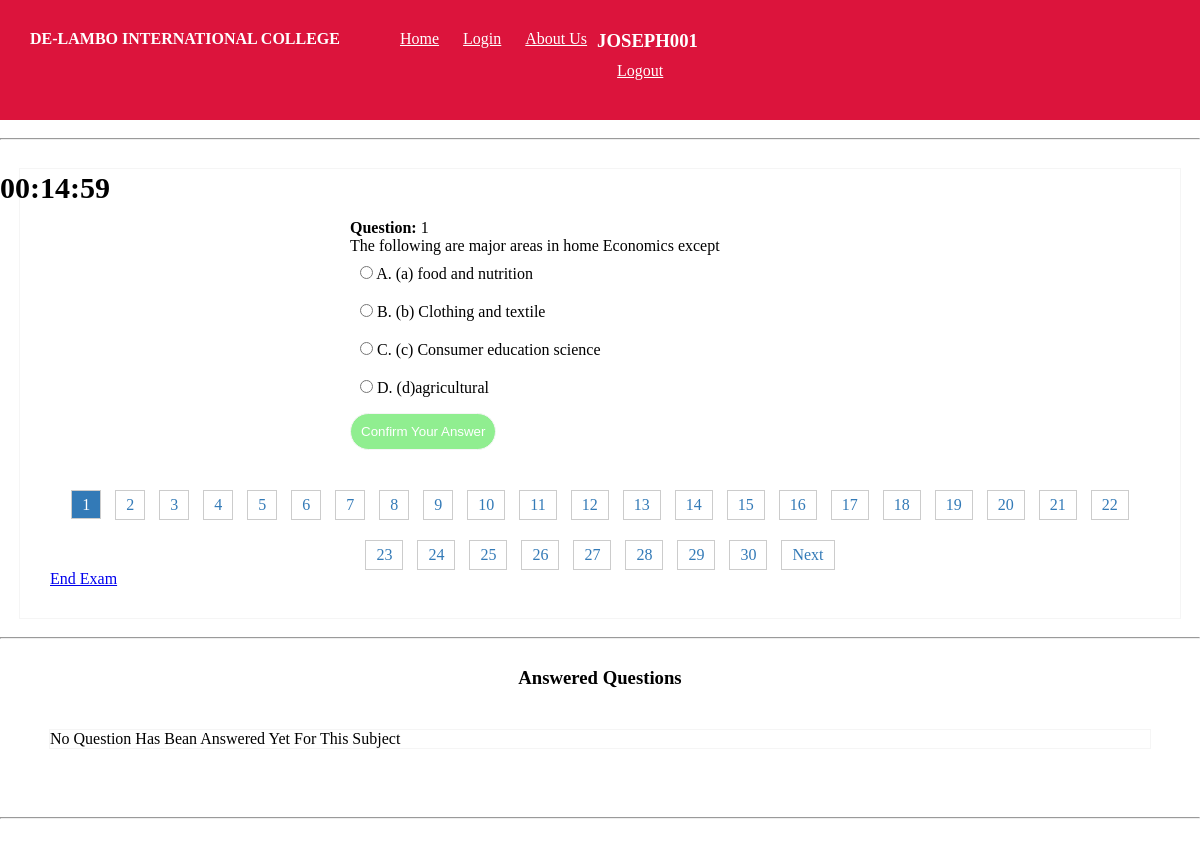
Page /home-economics.php (signed in) on the committed database.
### tables this page shows
CREATE TABLE `settings` (
  `id` int(11) NOT NULL,
  `school_name` text NOT NULL,
  `address` text NOT NULL,
  `phone_number` text NOT NULL,
  `email` text NOT NULL,
  `face_book` text NOT NULL
);

CREATE TABLE `exam` (
  `id` int(11) NOT NULL,
  `subject` varchar(55) DEFAULT NULL,
  `question` text DEFAULT NULL,
  `option_1` text DEFAULT NULL,
  `option_2` text DEFAULT NULL,
  `option_3` text DEFAULT NULL,
  `option_4` text DEFAULT NULL,
  `answer` text DEFAULT NULL
);

### home-economics.php (the view, shortened to what this page needs)
<?php
require "exam-header.php";
require 'admin/config.php';
$user_id=$_SESSION['user_id'];
$page = isset($_GET['page']) ? (int)$_GET['page'] : 1;
$limit = 1;
$offset = ($page - 1) * $limit;
$query = "SELECT * FROM exam WHERE subject =4 LIMIT $limit OFFSET $offset";
$result = $conn->query($query);
$total_query = "SELECT COUNT(*) AS total_questions FROM exam WHERE subject =4";
$total_result = $conn->query($total_query);
$total_row = $total_result->fetch_assoc();
$total_rows = $total_row['total_questions'];
echo "<br><hr><br><div class='question'><form action='submit.php' method='post'>";
while ($row = $result->fetch_assoc()) {
  echo "<p><b>Question: </b>".$page.'</b><br/>';
  echo "<p id='q'>". $row['question'] . "</p>";
  echo "<ul>";
  echo "<li><input type='radio' name='answer' value='".$row['option_1']."'> A. " . $row['option_1'] . "</li>";
  echo "<li><input type='radio' name='answer' value='".$row['option_2']."'> B. " . $row['option_2'] . "</li>";
  echo "<li><input type='radio' name='answer' value='".$row['option_3']."'> C. " . $row['option_3'] . "</li>";
  echo "<li><input type='radio' name='answer' value='".$row['option_4']."'> D. " . $row['option_4'] . "</li>";
  echo "</ul>";
}
echo "<input type='submit' value='Confirm Your Answer' name='submit' id='confirm'>";
echo "</form>";
?>
<div class="pagination">
  <?php
for ($i = 1; $i <= ceil($total_rows/ $limit); $i++) {
  if ($i == $page) {?>
    <span><?php echo $i ;?></span>
    <?php
  } else {?>
    <a href="?page=<?php echo $i;?>"><?php echo $i;?></a>
    <?php
  }
}
if ($page < ceil($total_rows / $limit)) {?>
  <a href="?page=<?php echo ($page + 1);?>">Next</a>
  <?php
}?>
</div>
<p><a href="result.php?subject=1">End Exam</a></p>
</div>
<br>
<hr><br>
<h3 id='answered'>Answered Questions</h3>
<ul class='answered-question'>
    <?php
$select=$conn->query("SELECT * FROM user_responses WHERE user_id='$user_id' AND subject_id=1");
if($select->num_rows>0){
    $i=1;
while($r=$select->fetch_assoc()){
    echo "<li>".$i."</li>";
    $i+=1;
}
}else{
    echo "<p class='no'>No Question Has Bean Answered Yet For This Subject</p>";
}
?>
</ul>
<br><hr><br><br>

### exam-header.php (shortened to what this page needs)
<!DOCTYPE html>
<html lang="en">
<head>
    <link rel="stylesheet" href="css/top.css">
</head>
<nav class="navbar navbar-expand">
    <?php
  require "admin/config.php";
  $na=$conn->query("SELECT * FROM settings");
  if($na->num_rows>0){
    $row=$na->fetch_assoc();
    ?>
       <h4 style="margin-right:50px;"><?php echo $row['school_name'];?></h4>
    <?php
  }else{
    echo "School Application";
  }
    ?>
    <div>
        <a href="index.php" class="nav-item">Home</a>
        <a href="login.php" class="nav-item">Login</a>
            <a href="about.php" class="nav-item">About Us</a>
    </div>
    <?php
if(isset($_SESSION['username'])){
    ?>
<div class='right'>
    <div class='drop-down-inner'>
        <h3><?php echo $_SESSION['username'];?></h4>
                     <li><a href="logout">Logout</a></li>
    </div>
    <br>
</div>
<?php
}else{
    header('location:student_login');
}
?>
</nav>
 <?php require 'timer.php';?>

### css/top.css (style rules this page uses)
* { padding: 0; margin: 0; }
.navbar-expand { padding: 30px; background-color: crimson; color: white; }
.navbar-expand a { padding: 10px; color: white; }

### exam-header.php (style rules this page uses)
.navbar { display:flex; }
.right { width: 400px; float:right; margin-right:50px; display: flex; flex-direction: row; }

### home-economics.php (style rules this page uses)
.question { padding:30px; width:1100px; margin:0 auto; border:1px solid whitesmoke; margin-top:10px; }
.pagination { text-align: center; margin-top: 20px; }
.pagination a, .pagination span { padding: 5px 10px; border: 1px solid #ccc; margin: 0 5px; text-decoration: none; color: #337ab7; }
.pagination a { margin-top:20px; display:inline-block; }
.pagination span { background-color: #337ab7; color: #fff; }
input[type="submit"] { padding:10px; margin:6px 0 0 0; background-color:lightgreen; color:white; border:1px solid whitesmoke; border-radius:50px; cursor:pointer; }
form { width:500px; margin:0 auto; margin-top:20px; }
li { list-style-type:none; padding:10px; }
.answered-question { border:1px solid whitesmoke; width: 1100px; margin:0 auto; margin-top:30px; margin-bottom:50px; }
#answered { padding:10px; text-align:center; }

### rows in the picture
settings: school_name "DE-LAMBO INTERNATIONAL COLLEGE"
exam: question "The following are major areas in home Economics except", option_1 "(a) food and nutrition", option_2 "(b) Clothing and textile", option_3 "(c) Consumer education science", option_4 "(d)agricultural"

### other values in the picture
$_SESSION['username'] "JOSEPH001"
